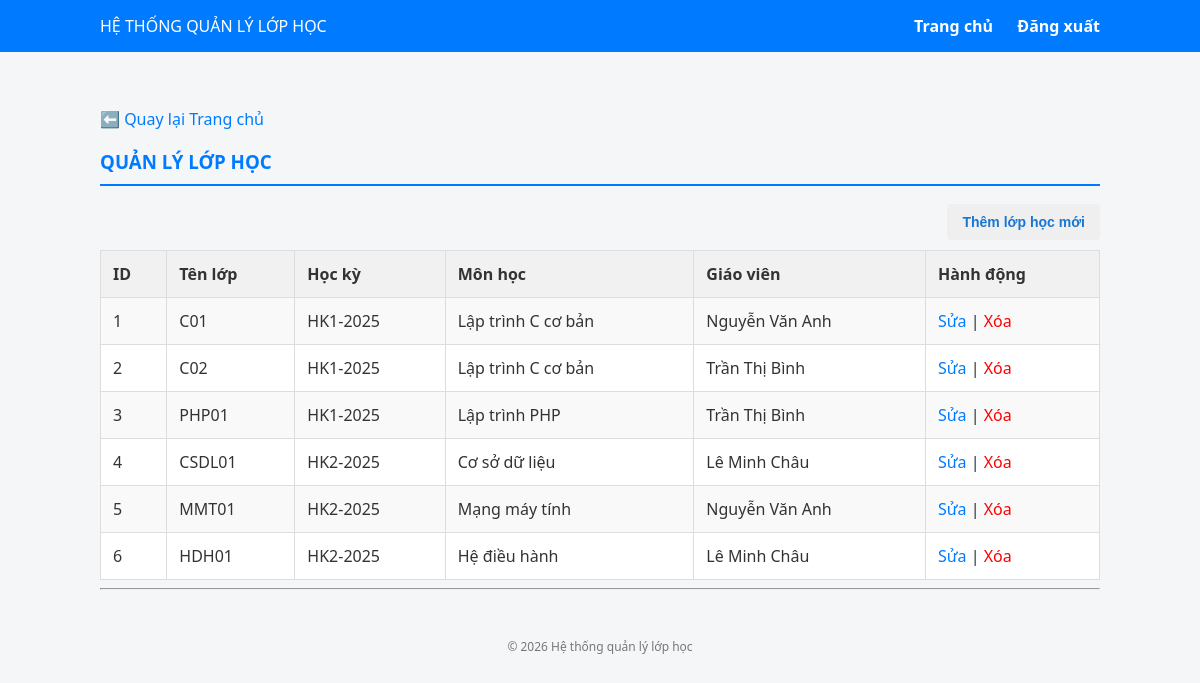
/index.php?controller=admin&action=lophoc (signed in), run on the app's committed database.
### tables this page shows
CREATE TABLE lop_hoc (
    id INT AUTO_INCREMENT PRIMARY KEY,
    id_mon_hoc INT NOT NULL,
    id_giao_vien INT,
    ten_lop VARCHAR(100) NOT NULL,
    hoc_ky VARCHAR(20),
    si_so_toi_da INT DEFAULT 50,
    FOREIGN KEY (id_mon_hoc) REFERENCES mon_hoc(id) ON DELETE CASCADE,
    FOREIGN KEY (id_giao_vien) REFERENCES nguoi_dung(id) ON DELETE SET NULL
);

CREATE TABLE mon_hoc (
    id INT AUTO_INCREMENT PRIMARY KEY,
    ten_mon VARCHAR(100) NOT NULL,
    so_tin_chi INT NOT NULL DEFAULT 3,
    mo_ta TEXT
);

CREATE TABLE nguoi_dung (
    id INT AUTO_INCREMENT PRIMARY KEY,
    ten_dang_nhap VARCHAR(50) NOT NULL UNIQUE,
    mat_khau VARCHAR(255) NOT NULL,
    ho_ten VARCHAR(100) NOT NULL,
    email VARCHAR(100),
    vai_tro ENUM('admin', 'gv', 'sv') NOT NULL DEFAULT 'sv',
    ngay_tao TIMESTAMP DEFAULT CURRENT_TIMESTAMP
);

### core/Controller.php (called while the page is built, shortened)
<?php
class Controller {
    protected function view($path, $data = []) {
        extract($data);
        require __DIR__ . '/../views/' . $path . '.php';
    }
}

### controllers/AdminController.php (called while the page is built, shortened)
<?php
require_once __DIR__ . '/../services/LopHocService.php';
require_once __DIR__ . '/../core/Controller.php';
class AdminController extends Controller {
    public function lophoc() {
        $lopService = new LopHocService();
        $lopHoc = $lopService->getAll();
        $this->view('admin/lop_hoc', compact('lopHoc', 'monHoc', 'giaoVien', 'editingLopHoc'));
    }
}

### config/db.php (called while the page is built)
<?php
return [
    'driver' => 'mysql',
    'host'   => 'localhost',
    'dbname' => 'QuanLyLopHoc',
    'user'   => 'root',
    'pass'   => '',
    'charset'=> 'utf8'
];

### core/Database.php (called while the page is built)
<?php
class Database {
    private static $conn = null;
    public static function getConnection() {
        if (self::$conn === null) {
            $config = require __DIR__ . '/../config/db.php';
            $dsn = "{$config['driver']}:host={$config['host']};dbname={$config['dbname']};charset={$config['charset']}";
            self::$conn = new PDO(
                $dsn,
                $config['user'],
                $config['pass'],
                [
                    PDO::ATTR_ERRMODE => PDO::ERRMODE_EXCEPTION,
                    PDO::ATTR_DEFAULT_FETCH_MODE => PDO::FETCH_ASSOC
                ]
            );
        }
        return self::$conn;
    }
}

### services/LopHocService.php (called while the page is built, shortened)
<?php
require_once __DIR__ . '/../dao/LopHocDAO.php';
class LopHocService {
    private $dao;
    public function __construct() {
        $this->dao = new LopHocDAO();
    }
    public function getAll() {
        return $this->dao->findAll();
    }
}

### core/BaseDAO.php (called while the page is built, shortened)
<?php
require_once __DIR__ . '/Database.php';
abstract class BaseDAO {
    public function __construct() {
        $this->conn = Database::getConnection();
    }
}

### dao/LopHocDAO.php (called while the page is built, shortened)
<?php
require_once __DIR__ . '/../core/BaseDAO.php';
class LopHocDAO extends BaseDAO {
    protected $modelClass = 'LopHocModel';
    public function findAll() {
        $sql = "SELECT lh.*, mh.ten_mon, nd.ho_ten as ten_giao_vien
                FROM lop_hoc lh
                LEFT JOIN mon_hoc mh ON lh.id_mon_hoc = mh.id
                LEFT JOIN nguoi_dung nd ON lh.id_giao_vien = nd.id";
        $stmt = $this->conn->prepare($sql);
        $stmt->execute();
        return $stmt->fetchAll(PDO::FETCH_CLASS, $this->modelClass);
    }
}

### views/admin/lop_hoc.php (the view, shortened to what this page needs)
<?php include __DIR__.'/../layouts/header.php'; ?>
    <p><a href="index.php?controller=admin&action=index">⬅️ Quay lại Trang chủ</a></p>
    <h3>QUẢN LÝ LỚP HỌC</h3>
    <div style="display: flex; justify-content: flex-end; align-items: center; margin-bottom: 10px;">
        <button onclick="document.getElementById('modal-them-lop').style.display='block'" style="color: #1976d2; font-weight: bold; cursor: pointer;"> Thêm lớp học mới</button>
    </div>
    <table border="1" cellpadding="5" style="width: 100%; border-collapse: collapse;">
        <tr style="background-color: #f0f0f0;">
            <th>ID</th>
            <th>Tên lớp</th>
            <th>Học kỳ</th> <th>Môn học</th>
            <th>Giáo viên</th>
            <th>Hành động</th>
        </tr>
        <?php foreach ($lopHoc as $lop): ?>
            <tr style="<?= (isset($editingLopHoc) && $editingLopHoc->id == $lop->id) ? 'background-color: #ffffcc;' : '' ?>">
                <td><?= $lop->id ?></td>
                <td><?= htmlspecialchars($lop->ten_lop) ?></td>
                <td><?= htmlspecialchars($lop->hoc_ky ?? '') ?></td>
                <td><?= $lop->ten_mon ?? '...' ?></td>
                <td><?= $lop->ten_giao_vien ?? $lop->ho_ten ?? '...' ?></td>
                <td>
                    <a href="index.php?controller=admin&action=lophoc&edit_id=<?= $lop->id ?>"> Sửa</a> |
                    <a href="index.php?controller=admin&action=deleteLopHoc&id=<?= $lop->id ?>" onclick="return confirm('Xóa lớp này?')" style="color: red;">Xóa</a>
                </td>
            </tr>
        <?php endforeach; ?>
    </table>
    <hr>
<?php include __DIR__.'/../layouts/footer.php'; ?>

### index.php (shortened to what this page needs)
<?php
$controllerCode = $_GET['controller'] ?? 'auth';
$action         = $_GET['action'] ?? 'index';
$routing = [
    'gv'    => 'GiaoVienController',
    'sv'    => 'SinhVienController',
    'admin' => 'AdminController',
    'auth'  => 'AuthController'
];
if (array_key_exists($controllerCode, $routing)) {
    $controllerName = $routing[$controllerCode];
} else {
    $controllerName = ucfirst($controllerCode) . 'Controller';
}
$controllerFile = __DIR__ . '/controllers/' . $controllerName . '.php';
if (file_exists($controllerFile)) {
    if (class_exists($controllerName)) {
        $object = new $controllerName();
        if (method_exists($object, $action)) {
            $object->$action();
        } else {
            die("Lỗi: Action '$action' không tồn tại trong controller '$controllerName'.");
        }
    } else {
        die("Lỗi: Class '$controllerName' không tồn tại trong file '$controllerFile'.");
    }
} else {
    die("Lỗi 404: Không tìm thấy file Controller: <b>$controllerName</b><br>Tại đường dẫn: $controllerFile");
}

### views/layouts/header.php (shortened to what this page needs)
<!DOCTYPE html>
<html lang="vi">
<head>
</head>
<body>
<nav>
    <div class="container">
        <div class="brand">HỆ THỐNG QUẢN LÝ LỚP HỌC</div>
        <div class="menu">
            <?php if (isset($_SESSION['user'])): ?>
                <?php
                    $role = $_SESSION['user']->vai_tro;
                    $homeController = 'sinhvien';
                    if ($role == 'admin') $homeController = 'admin';
                ?>
                <a href="index.php?controller=<?= $homeController ?>&action=index">Trang chủ</a>
                <a href="index.php?controller=auth&action=logout">Đăng xuất</a>
            <?php else: ?>
            <?php endif; ?>
        </div>
    </div>
</nav>
<div class="container">

### views/layouts/footer.php
</div> <div style="text-align: center; padding: 20px; color: #777; font-size: 12px;">
    &copy; <?= date('Y') ?> Hệ thống quản lý lớp học
</div>
</body>
</html>

### views/layouts/header.php (style rules this page uses)
:root { --primary-color: #007bff; --secondary-color: #6c757d; --success-color: #28a745; --danger-color: #dc3545; --bg-color: #f4f6f8; --white: #ffffff; --border-color: #ddd; }
body { font-family: 'Segoe UI', Tahoma, Geneva, Verdana, sans-serif; background-color: var(--bg-color); margin: 0; color: #333; }
a { text-decoration: none; color: var(--primary-color); }
.container { max-width: 1000px; margin: 0 auto; padding: 20px; }
nav { background: var(--primary-color); padding: 15px 0; color: white; margin-bottom: 20px; }
nav .container { display: flex; justify-content: space-between; align-items: center; padding: 0 20px; }
nav a { color: white; margin-left: 20px; font-weight: bold; }
table { width: 100%; border-collapse: collapse; margin-top: 10px; background: white; }
th, td { padding: 12px; border: 1px solid var(--border-color); text-align: left; }
th { background-color: #f1f1f1; font-weight: bold; }
tr:nth-child(even) { background-color: #f9f9f9; }
button, .btn { display: inline-block; padding: 10px 15px; border: none; border-radius: 4px; cursor: pointer; color: white; font-size: 14px; text-align: center; }
h3 { border-bottom: 2px solid var(--primary-color); padding-bottom: 10px; color: var(--primary-color); }

### data on the page
lop_hoc: id "1", ten_lop "C01", hoc_ky "HK1-2025", id_mon_hoc.ten_mon "Lập trình C cơ bản", id_giao_vien.ho_ten "Nguyễn Văn Anh"
lop_hoc: id "2", ten_lop "C02", hoc_ky "HK1-2025", id_mon_hoc.ten_mon "Lập trình C cơ bản", id_giao_vien.ho_ten "Trần Thị Bình"
lop_hoc: id "3", ten_lop "PHP01", hoc_ky "HK1-2025", id_mon_hoc.ten_mon "Lập trình PHP", id_giao_vien.ho_ten "Trần Thị Bình"
lop_hoc: id "4", ten_lop "CSDL01", hoc_ky "HK2-2025", id_mon_hoc.ten_mon "Cơ sở dữ liệu", id_giao_vien.ho_ten "Lê Minh Châu"
lop_hoc: id "5", ten_lop "MMT01", hoc_ky "HK2-2025", id_mon_hoc.ten_mon "Mạng máy tính", id_giao_vien.ho_ten "Nguyễn Văn Anh"
lop_hoc: id "6", ten_lop "HDH01", hoc_ky "HK2-2025", id_mon_hoc.ten_mon "Hệ điều hành", id_giao_vien.ho_ten "Lê Minh Châu"
